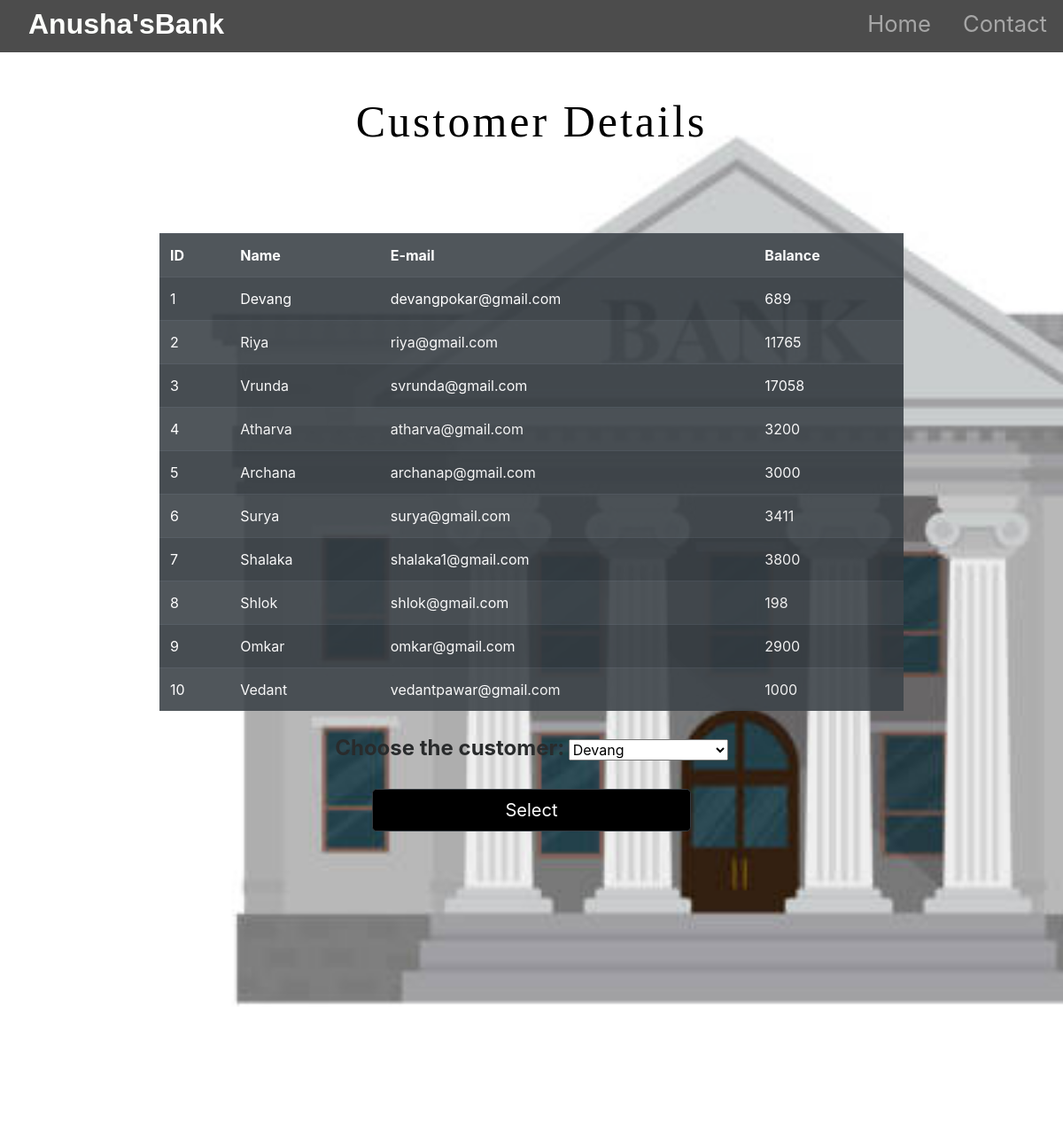
/customer.php, run on the app's committed database.
### tables this page shows
CREATE TABLE `customer` (
  `id` int(11) NOT NULL,
  `Name` varchar(255) NOT NULL,
  `email` varchar(255) NOT NULL,
  `balance` bigint(20) NOT NULL
);

### customer.php (the view, shortened to what this page needs)
<!DOCTYPE html>
<html lang="en">
<head>
  <link rel="stylesheet" href="https://stackpath.bootstrapcdn.com/bootstrap/4.5.2/css/bootstrap.min.css"
>
  <link rel="stylesheet" type="text/css" href="styles.css">
</head>
<body>
  <div id="title">
    <nav id="navbar" class="navbar navbar-expand-lg navbar-dark ">
      <a id="navbar-brand" href="index.php">Anusha's<span>Bank</span></a>
      <div class="collapse navbar-collapse" id="navbarTogglerDemo01">
        <ul class="navbar-nav ml-auto">
          <li class="nav-item">
            <a class="nav-link" href="index.php">Home</a>
          </li>
          <li class="nav-item">
            <a class="nav-link" href="#footer">Contact</a>
          </li>
        </ul>
      </div>
    </nav>
  </div>
  <?php
 echo '<h1 class="intro"><center>Customer Details</center></h1>';
 echo '<table class=" listtable table-dark table  table-striped table-hover mt-5"  style="opacity: 0.9; width: 70%; margin: auto;">
 <tr>
     <th>ID</th>
     <th>Name</th>
     <th>E-mail</th>
     <th>Balance</th>
 </tr>';
    $server = "localhost";
    $username = "root";
    $password = "";
    $database = "bank";
    $con = mysqli_connect($server, $username, $password, $database);
     $sql = "SELECT id,Name,email,balance FROM customer;";
     $sql1 = "SELECT Name FROM customer;";
        $result=mysqli_query($con,$sql);
        while($row=mysqli_fetch_array($result)){
            echo '<tr>
            <td>'.$row["id"].'</td>
            <td>'.$row["Name"].'</td>
            <td>'.$row["email"].'</td>
            <td>'.$row["balance"].'</td>
        </tr>';
          }
 echo'</table>';
?><br>
  <form action="select.php" method="POST" style="text-align:center">
    <label class="choose">Choose the customer: </label>
    <select id="cus" name="cus" style="width:15%">
      <?php $result1=mysqli_query($con,$sql1); ?>
      <?php while($row1=mysqli_fetch_array($result1)):; ?>
      <option value="<?php echo $row1[0]; ?>">
        <?php echo $row1[0]; ?>
      </option>
      <?php endwhile ;
    ?>
    </select><br>
    <div><button class="btn btn-dark btn-lg" style="margin-top:20px;">Select</button></div>
  </form>
  <br><br>
</body>
<footer id="footer">
  <i class="social-icon fas fa-phone-square-alt"></i>
  <i class="social-icon fab fa-twitter-square"></i>
  <i class="social-icon fas fa-envelope-square"></i>
  <p>© Copyright 2021 Anusha's Bank</p>
</footer>
</html>

### styles.css (style rules this page uses)
body { background-image: url("img/bankimage.jpg"); background-size: cover; height: 100%; width: 100%; background-repeat: no-repeat; background-attachment: fixed; }
#title { background: rgba(0,0,0,0.7); }
#navbar { padding: 0 0 5px; }
#navbar-brand { text-decoration: none; color:#fdfffc; font-family: sans-serif; font-size: 2rem; font-weight: bold; padding-left: 2rem; }
span { color:white; }
.nav-item { padding: 0 10px; }
.nav-link { font-size: 1.6rem; }
.btn { background-color: black; }
.intro { text-align: center; font-size: 50px; letter-spacing: 3px; font-family: 'sans-serif'; position: relative; padding:4% 8%; color:black; }
button { height: 30%; width: 30%; }
.choose { font-size:1.5rem; color:#292b2c; font-style:Ubuntu; font-weight:bold }
#footer { margin-top: 200px; padding: 5% auto; text-align: center; color: white; font-size: 25px; }
.social-icon { margin: 10px 5px; color: white; }

### data on the page
customer: id "1", Name "Devang", email "devangpokar@gmail.com", balance "689"
customer: id "2", Name "Riya", email "riya@gmail.com", balance "11765"
customer: id "3", Name "Vrunda", email "svrunda@gmail.com", balance "17058"
customer: id "4", Name "Atharva", email "atharva@gmail.com", balance "3200"
customer: id "5", Name "Archana", email "archanap@gmail.com", balance "3000"
customer: id "6", Name "Surya", email "surya@gmail.com", balance "3411"
customer: id "7", Name "Shalaka", email "shalaka1@gmail.com", balance "3800"
customer: id "8", Name "Shlok", email "shlok@gmail.com", balance "198"
customer: id "9", Name "Omkar", email "omkar@gmail.com", balance "2900"
customer: id "10", Name "Vedant", email "vedantpawar@gmail.com", balance "1000"

### other printed values
form field cus "Devang"
